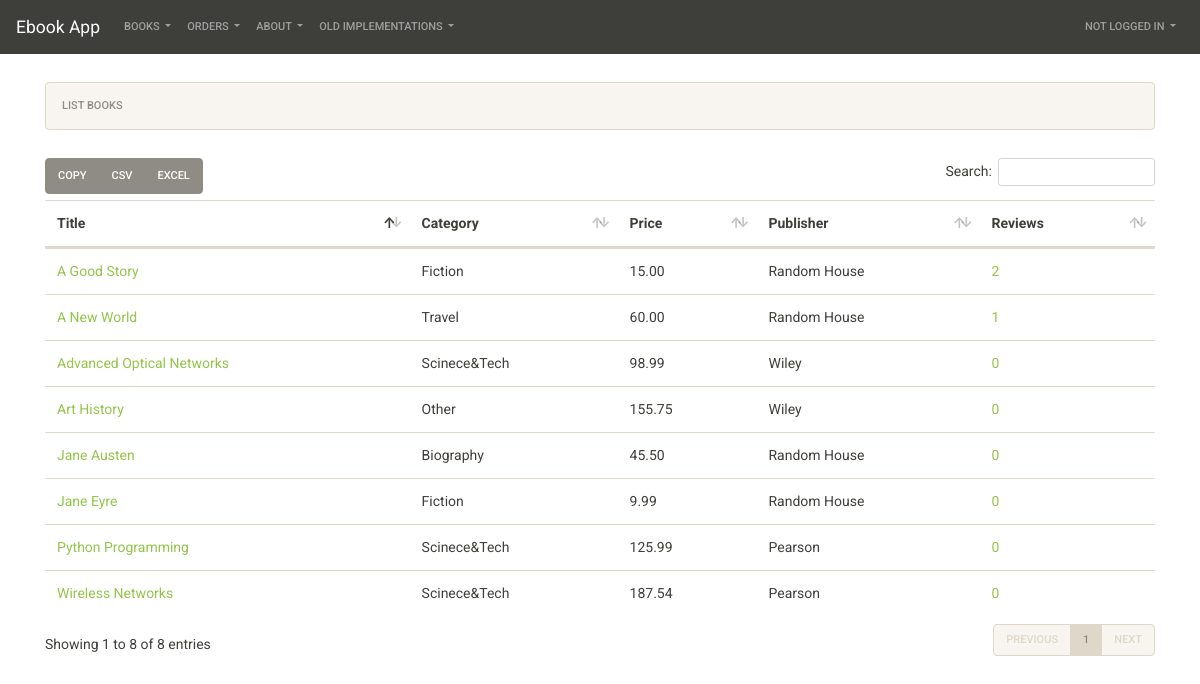
/myapp/books/, run on the app's committed database.
### myapp/models.py (models this page shows, shortened)
class Book(models.Model):
    CATEGORY_CHOICES = [
        ('S', 'Scinece&Tech'),
        ('F', 'Fiction'),
        ('B', 'Biography'),
        ('T', 'Travel'),
        ('O', 'Other')
    ]
    title = models.CharField(max_length=200)
    category = models.CharField(max_length=1, choices=CATEGORY_CHOICES, default='S')
    num_pages = models.PositiveIntegerField(default=100)
    price = models.DecimalField(max_digits=10, decimal_places=2, validators=[MinValueValidator(0), MaxValueValidator(1000)])
    publisher = models.ForeignKey(Publisher, related_name='books', on_delete=models.CASCADE)
    description = models.TextField(blank=True, null=True)
    num_reviews = models.PositiveIntegerField(default=0)

class Publisher(models.Model):
    name = models.CharField(max_length=200)
    website = models.URLField()
    city = models.CharField(max_length=20, blank=True)
    country = models.CharField(max_length=50, default='USA')
    def __str__(self):
        if self.name:
            return self.name
        return super().__str__()

### myapp/views.py (the view)
# urls.py: path('books/', views.BookListView.as_view(), name='books'),
class BookListView(ListView):
    model = Book
    context_object_name = 'booklist'
    def get_context_data(self, **kwargs):
        context = super(BookListView, self).get_context_data(**kwargs)
        can_add_review = False
        if self.request.user:
            if self.request.user.is_authenticated:
                if Member.objects.filter(status__in=[1,2]).filter(user_ptr=self.request.user).count() > 0:
                    can_add_review = True
        context['can_add_review'] = can_add_review
        return context

### myapp/templates/myapp/book_list.html (shortened to what this page needs)
{% extends 'base.html' %}
{% load staticfiles %}
{% block extrahead %}
    <link rel="stylesheet" href="{% static 'myapp/datatablebuttons/css/dataTables.bootstrap4.min.css' %}">
    <link rel="stylesheet" href="{% static 'myapp/datatablebuttons/css/buttons.bootstrap4.min.css' %}">
{% endblock extrahead %}
{% block breadcrumb %}
    <nav aria-label="breadcrumb">
        <ol class="breadcrumb">
          <li class="breadcrumb-item active" aria-current="page">List Books</li>
        </ol>
    </nav>
{% endblock breadcrumb %}
{% block content %}
<div class="row">
  <div class="col-md-12">
    <table id="book_table" class="table table-stripes table-hover">
        <thead>
          <tr>
            <th scope="col">Title</th>
            <th scope="col">Category</th>
            <th scope="col">Price</th>
            <th scope="col">Publisher</th>
            <th scope="col">Reviews</th>
          </tr>
        </thead>
        <tbody>
          {% for book in booklist %}
          <tr>
            <td><a href="{% url 'myapp:detail' book.id %}">{{book.title}}</a></td>
            <td>{{book.get_category_display}}</td>
            <td>{{book.price}}</td>
            <td>{{book.publisher}}</td>
            <td><a href="{% url 'myapp:chk_reviews' book.id %}">{{book.num_reviews}}</a></td>
          </tr>
          {% endfor %}
        </tbody>
    </table>
  </div>
</div>
{% endblock content %}

### mysiteF19/templates/base.html (shortened to what this page needs)
{% load static %}
<!DOCTYPE html>
<html lang="en">
<head>
    <link rel="stylesheet" href="{% static 'bootstrap/4.0.0/css/bootstrap.min.css' %}">
    <link rel="stylesheet" href="{% static 'fontawesome/releases/v5.7.2/css/all.css' %}">
    <link rel="stylesheet" href="{% static 'jquery-datetimepicker/css/jquery.datetimepicker.min.css' %}">
    <link rel="stylesheet" href="{% static 'datatables/css/datatables.min.css' %}">
    {% block extrahead %}
    {% endblock extrahead %}
</head>
<body>
    {% block nav %}
      {% include "menu.html" %}
    {% endblock nav %}
    <main role="main" class="container">
        {% block breadcrumb %}
        {% endblock breadcrumb %}
        {% block content %}
        {% endblock content %}
    </main>
</body>
</html>

### mysiteF19/templates/menu.html (shortened to what this page needs)
<nav class="navbar navbar-expand-lg navbar-dark bg-primary">
    <a class="navbar-brand" href="{% url 'home'%}">Ebook App</a>
    <div class="collapse navbar-collapse" id="navbarColor01">
      <ul class="navbar-nav mr-auto">
          <li class="nav-item dropdown">
            <a class="nav-link dropdown-toggle" href="" id="navbarDropdownMenuLink1" data-toggle="dropdown" aria-haspopup="true" aria-expanded="false">
            Books
            </a>
          </li>
          <li class="nav-item dropdown">
              <a class="nav-link dropdown-toggle" href="" id="navbarDropdownMenuLink10" data-toggle="dropdown" aria-haspopup="true" aria-expanded="false">
              Orders
              </a>
          </li>
          <li class="nav-item dropdown">
            <a class="nav-link dropdown-toggle" href="" id="navbarDropdownMenuLink2" data-toggle="dropdown" aria-haspopup="true" aria-expanded="false">
            About
            </a>
          </li>
          <li class="nav-item dropdown">
              <a class="nav-link dropdown-toggle" href="" id="navbarDropdownMenuLink3" data-toggle="dropdown" aria-haspopup="true" aria-expanded="false">
              Old implementations
              </a>
            </li>
      </ul>
      {% if request.user.is_authenticated %}
            <ul class="navbar-nav">
                <li class="nav-item dropdown">
                    <a class="nav-link dropdown-toggle" href="" id="navbarDropdownMenuLink3" data-toggle="dropdown" aria-haspopup="true" aria-expanded="false">
                    Hello, {{request.user.first_name}}
                    </a>
                    <div class="dropdown-menu dropdown-menu-right" aria-labelledby="navbarDropdownMenuLink3">
                        <a class="dropdown-item" href="{% url 'myapp:user_profile' %}">Profile</a>
                        <a class="dropdown-item" href="{% url 'myapp:user_logout' %}">Logout</a>
                        <a class="dropdown-item" href="">Last login: {{request.session.last_login}}</a>
                    </div>
                </li>
            </ul>
      {% else %}
            <ul class="navbar-nav">
                <li class="nav-item dropdown">
                    <a class="nav-link dropdown-toggle" href="" id="navbarDropdownMenuLink4" data-toggle="dropdown" aria-haspopup="true" aria-expanded="false">
                    Not logged in
                    </a>
                </li>
            </ul>
      {% endif %}
    </div>
  </nav>

### mysiteF19/templates/base.html (style rules this page uses)
nav { margin-bottom: 2em; }

### data on the page
Book: title "Advanced Optical Networks", category "Scinece&Tech", price "98.99", publisher "Wiley", num_reviews "0"
Book: title "Wireless Networks", category "Scinece&Tech", price "187.54", publisher "Pearson", num_reviews "0"
Book: title "A New World", category "Travel", price "60.00", publisher "Random House", num_reviews "1"
Book: title "Python Programming", category "Scinece&Tech", price "125.99", publisher "Pearson", num_reviews "0"
Book: title "A Good Story", category "Fiction", price "15.00", publisher "Random House", num_reviews "2"
Book: title "Jane Austen", category "Biography", price "45.50", publisher "Random House", num_reviews "0"
Book: title "Jane Eyre", category "Fiction", price "9.99", publisher "Random House", num_reviews "0"
Book: title "Art History", category "Other", price "155.75", publisher "Wiley", num_reviews "0"
